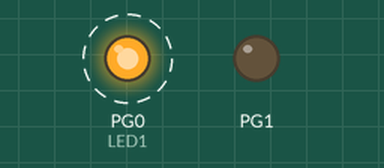
A program run on a simulated ATmega128, built with avr-gcc and emulated at 16 MHz. On the bench: output pins drawn as LEDs (lit = HIGH). Dashed ring = blinking.

Above: at 0.2 s.
Timing chart, 0 to 3.0 s (numbered marks = the images above):
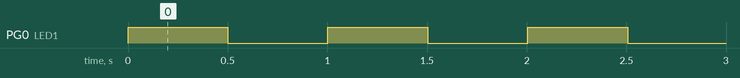

Measured:
- by itself, PG0 (LED1): alternates HIGH for 0.50 s and LOW for 0.50 s

The program:

main.c
```c
/*
 * GccApplication4.c
 *
 * Created: 2024-10-15 오후 3:36:23
 * Author : user
 */


#define __DELAY_BACKWARD_COMPATIBLE__

#define F_CPU			16000000UL

#include <avr/io.h>
#include <util/delay.h>


#define SW1 PORTG4  // 1
//#define SW2 PORTG1
//#define SW3 PORTG2
#define LED1 PORTG0 // 4

int main(void)
{
    /* Replace with your application code */

	//DDRG = 0x10; // G Port 하위 4Bit : 입력, 상위 1bit : 출력
	DDRG &= ~0x0C; // 0b 0000 1100 => 0b 1111 0011 입력 마스크
	DDRG |= 0x03; // 0b xxxx xx11  : 출력 마스크
    while (1)
    {

		PORTG |= _BV(LED1); // LED ON
		_delay_ms(500);		// 1/1000 sec delay
		PORTG &= ~_BV(LED1); //LED OFF
		_delay_ms(500);
    }
}
```
